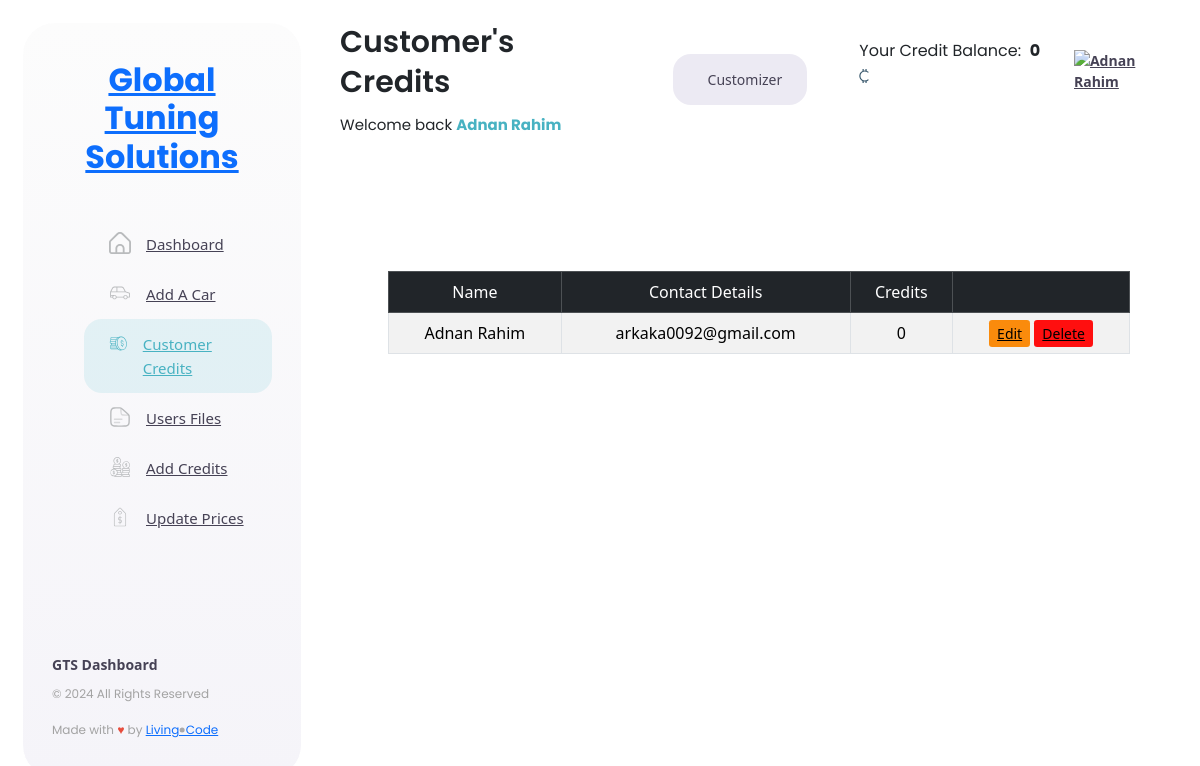
Screenshot of /admin/user-credits.php (signed in) with the database file from the repository.
### tables this page shows
CREATE TABLE `users` (
  `id` int(11) NOT NULL,
  `fname` varchar(50) DEFAULT NULL,
  `lname` varchar(50) DEFAULT NULL,
  `username` varchar(100) NOT NULL,
  `email` varchar(100) NOT NULL,
  `password` varchar(255) NOT NULL,
  `phone` varchar(100) DEFAULT NULL,
  `country` varchar(255) DEFAULT NULL,
  `profile_pic` varchar(255) DEFAULT NULL,
  `city` varchar(25) DEFAULT NULL,
  `street` varchar(100) DEFAULT NULL,
  `postcode` varchar(20) NOT NULL,
  `role_as` int(1) NOT NULL DEFAULT 0 COMMENT '1 = Admin,0 = User',
  `verify_token` varchar(255) NOT NULL,
  `verify_status` tinyint(2) NOT NULL DEFAULT 0 COMMENT '0 = not verified, 1 = verified',
  `added_at` timestamp NOT NULL DEFAULT current_timestamp()
);

### admin/user-credits.php (the view, shortened to what this page needs)
<!doctype html>
<html lang="en" dir="ltr">
<?php include 'partials/head.php' ?>
<?php include '../config/dbconn.php'; ?>
<body class="geex-dashboard demo-invoice">
  <main class="geex-main-content">
    <?php include 'partials/sidebar.php' ?>
    <div class="geex-content">
      <?php include 'partials/header.php' ?>
      <div class="geex-content__wrapper">
        <div class="geex-content__section-wrapper">
          <div class="geex-content__invoice">
            <div class="geex-content__invoice__chat w-100">
              <div class="geex-content__invoice__chat__wrapper">
                <div class="p-5 white-bg" style="border-radius: 24px;">
                  <table class="table table-bordered table-hover text-center table-striped">
                    <thead class="table-dark">
                      <tr>
                        <td>Name</td>
                        <td>Contact Details</td>
                        <td>Credits</td>
                        <td></td>
                      </tr>
                    </thead>
                    <tbody>
                      <?php
                      $query = "SELECT * FROM users WHERE role_as = 0";
                      $result = mysqli_query($con, $query);
                      if (mysqli_num_rows($result) > 0) {
                        while ($user = mysqli_fetch_assoc($result)) {
                      ?>
                          <tr>
                            <td><?= $user['fname'] . " " . $user['lname']; ?></td>
                            <td class="">
                              <span><?= $user['email']; ?></span>
                            </td>
                            <td>0</td>
                            <td>
                              <a href="edit-credits.php?id=<?= $user['id']; ?>" class="btn-sm btn-warning">Edit</a>
                              <a href="delete-user.php?id=<?= $user['id']; ?>" class="btn-sm btn-danger">Delete</a>
                            </td>
                          </tr>
                        <?php
                        }
                      }
                      ?>
                    </tbody>
                  </table>
                </div>
              </div>
            </div>
          </div>
        </div>
      </div>
    </div>
  </main>
</body>
</html>

### rows the page displays
users: fname "Adnan", lname "Rahim", email "arkaka0092@gmail.com"

### other values shown
$page_title "Customer's Credits"
$_SESSION['auth_user']['name'] "Adnan Rahim"
